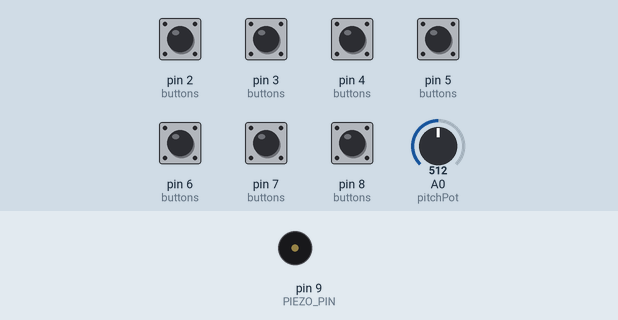
Simulated run of this sketch. Board: Arduino Uno, built with avr-gcc and run on an emulated ATmega328P. On the bench: buzzer (waves = sounding). The test bench sets the inputs (shaded band); at power-on: pin 2 (buttons), pin 3 (buttons), pin 4 (buttons), pin 5 (buttons), pin 6 (buttons), pin 7 (buttons), pin 8 (buttons) HIGH, A0 (pitchPot) = 512.

Above: at 1.2 s.
1.3 s: pin 2 (buttons) pulled LOW for 0.15 s
At 1.42 s:
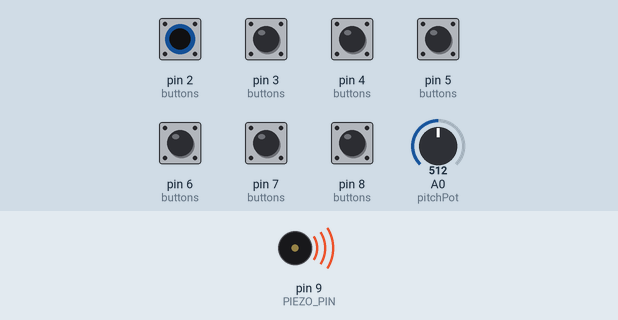
Timing chart, 0 to 4.3 s (numbered marks = the images above; inputs shaded):
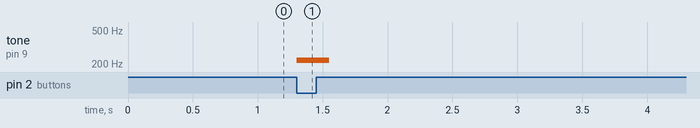

Measured:
- after the input at 1.3 s, tone on pin 9 (PIEZO_PIN): silent → 220 Hz at once, → silent 0.25 s later

The sketch:

buzzer_keyboard.ino
```cpp
/*************************************************
 * Buzzer Keyboard Example
 *
 * Author: James Saunders
 *************************************************/

#include "midiNote2Frequency.h"

#define NUM_BUTTONS 7
#define PIEZO_PIN 9

const uint8_t button1 = 2;
const uint8_t button2 = 3;
const uint8_t button3 = 4;
const uint8_t button4 = 5;
const uint8_t button5 = 6;
const uint8_t button6 = 7;
const uint8_t button7 = 8;
const int pitchPot = 0;  // A0 input

const uint8_t buttons[NUM_BUTTONS] = {button1, button2, button3, button4, button5, button6, button7};
const uint8_t midiNotes[NUM_BUTTONS] = {MIDI_A3, MIDI_B3, MIDI_C4, MIDI_D4, MIDI_E4, MIDI_F4, MIDI_G4};

float pitchVariance;
int currentNote;

// The readings from the analog input.
const int numReadings = 10;
int readings[numReadings];
// The index of the current reading.
int readIndex = 0;

void setup() {
  // Initialize buttons.
  for (int i = 0; i < NUM_BUTTONS; i++) {
    pinMode(buttons[i], INPUT_PULLUP);
  }

  // Initialize all the pitch shift readings to 0.
  for (int thisReading = 0; thisReading < numReadings; thisReading++) {
    readings[thisReading] = 0;
  }
}

void loop() {
  readKeys();
  readPitch();
}

void readKeys() {
  for (int i = 0; i < NUM_BUTTONS; i++) {
    int midiNote = midiNotes[i];
    if (digitalRead(buttons[i]) == LOW) {
      if (midiNote != currentNote) {
        noTone(PIEZO_PIN);
        currentNote = midiNote;
      }

      // Lookup frequency from MIDI Note.
      int frequency = freqFromMidiNote(midiNote);

      // Apply pitch variance.
      int pitch = frequency * pow(2, (pitchVariance / 12));

      // Play Note.
      tone(PIEZO_PIN, pitch, 100);
    }
  }
}

void readPitch() {
  int reading = analogRead(pitchPot);

  // Smooth readings by averaging values.
  readings[readIndex] = reading;
  // Advance to the next position in the array.
  readIndex = readIndex + 1;

  int average = arrayAverage(readings, numReadings);

  // If we're at the end of the array wrap around to the beginning.
  if (readIndex >= numReadings) {
    readIndex = 0;
  }

  pitchVariance = mapfloat(average, 0, 1023, -2, 2);
}

float arrayAverage(int * array, int len) {
  long sum = 0L ;  // Sum will be larger than an item, long for safety.
  for (int i = 0 ; i < len ; i++) {
    sum += array [i];
  }
  return  ((float) sum) / len ;  // Average will be fractional, so float may be appropriate.
}

float mapfloat(float x, float in_min, float in_max, float out_min, float out_max) {
  return (x - in_min) * (out_max - out_min) / (in_max - in_min) + out_min;
}
```

midiNote2Frequency.h
```cpp
/*************************************************
 * MIDI Note to Frequency Map
 *
 * Author: James Saunders
 * Source: https://www.inspiredacoustics.com/en/MIDI_note_numbers_and_center_frequencies
 *************************************************/

#define MIDI_G9  127
#define MIDI_FS9 126
#define MIDI_F9  125
#define MIDI_E9  124
#define MIDI_DS9 123
#define MIDI_D9  122
#define MIDI_CS9 121
#define MIDI_C9  120
#define MIDI_B8  119
#define MIDI_AS8 118
#define MIDI_A8  117
#define MIDI_GS8 116
#define MIDI_G8  115
#define MIDI_FS8 114
#define MIDI_F8  113
#define MIDI_E8  112
#define MIDI_DS8 111
#define MIDI_D8  110
#define MIDI_CS8 109
#define MIDI_C8  108
#define MIDI_B7  107
#define MIDI_AS7 106
#define MIDI_A7  105
#define MIDI_GS7 104
#define MIDI_G7  103
#define MIDI_FS7 102
#define MIDI_F7  101
#define MIDI_E7  100
#define MIDI_DS7 99
#define MIDI_D7  98
#define MIDI_CS7 97
#define MIDI_C7  96
#define MIDI_B6  95
#define MIDI_AS6 94
#define MIDI_A6  93
#define MIDI_GS6 92
#define MIDI_G6  91
#define MIDI_FS6 90
#define MIDI_F6  89
#define MIDI_E6  88
#define MIDI_DS6 87
#define MIDI_D6  86
#define MIDI_CS6 85
#define MIDI_C6  84
#define MIDI_B5  83
#define MIDI_AS5 82
#define MIDI_A5  81
#define MIDI_GS5 80
#define MIDI_G5  79
#define MIDI_FS5 78
#define MIDI_F5  77
#define MIDI_E5  76
#define MIDI_DS5 75
#define MIDI_D5  74
#define MIDI_CS5 73
#define MIDI_C5  72
#define MIDI_B4  71
#define MIDI_AS4 70
#define MIDI_A4  69
#define MIDI_GS4 68
#define MIDI_G4  67
#define MIDI_FS4 66
#define MIDI_F4  65
#define MIDI_E4  64
#define MIDI_DS4 63
#define MIDI_D4  62
#define MIDI_CS4 61
#define MIDI_C4  60
#define MIDI_B3  59
#define MIDI_AS3 58
#define MIDI_A3  57
#define MIDI_GS3 56
#define MIDI_G3  55
#define MIDI_FS3 54
#define MIDI_F3  53
#define MIDI_E3  52
#define MIDI_DS3 51
#define MIDI_D3  50
#define MIDI_CS3 49
#define MIDI_C3  48
#define MIDI_B2  47
#define MIDI_AS2 46
#define MIDI_A2  45
#define MIDI_GS2 44
#define MIDI_G2  43
#define MIDI_FS2 42
#define MIDI_F2  41
#define MIDI_E2  40
#define MIDI_DS2 39
#define MIDI_D2  38
#define MIDI_CS2 37
#define MIDI_C2  36
#define MIDI_B1  35
#define MIDI_AS1 34
#define MIDI_A1  33
#define MIDI_GS1 32
#define MIDI_G1  31
#define MIDI_FS1 30
#define MIDI_F1  29
#define MIDI_E1  28
#define MIDI_DS1 27
#define MIDI_D1  26
#define MIDI_CS1 25
#define MIDI_C1  24
#define MIDI_B0  23
#define MIDI_AS0 22
#define MIDI_A0  21

#define FREQ_G9  12543
#define FREQ_FS9 11839
#define FREQ_F9  11175
#define FREQ_E9  10548
#define FREQ_DS9 9956
#define FREQ_D9  9397
#define FREQ_CS9 8869
#define FREQ_C9  8372
#define FREQ_B8  7902
#define FREQ_AS8 7458
#define FREQ_A8  7040
#define FREQ_GS8 6644
#define FREQ_G8  6271
#define FREQ_FS8 5919
#define FREQ_F8  5587
#define FREQ_E8  5274
#define FREQ_DS8 4978
#define FREQ_D8  4698
#define FREQ_CS8 4434
#define FREQ_C8  4186
#define FREQ_B7  3951
#define FREQ_AS7 3729
#define FREQ_A7  3520
#define FREQ_GS7 3322
#define FREQ_G7  3135
#define FREQ_FS7 2959
#define FREQ_F7  2793
#define FREQ_E7  2637
#define FREQ_DS7 2489
#define FREQ_D7  2349
#define FREQ_CS7 2217
#define FREQ_C7  2093
#define FREQ_B6  1975
#define FREQ_AS6 1864
#define FREQ_A6  1760
#define FREQ_GS6 1661
#define FREQ_G6  1567
#define FREQ_FS6 1479
#define FREQ_F6  1396
#define FREQ_E6  1318
#define FREQ_DS6 1244
#define FREQ_D6  1174
#define FREQ_CS6 1108
#define FREQ_C6  1046
#define FREQ_B5  987
#define FREQ_AS5 932
#define FREQ_A5  880
#define FREQ_GS5 830
#define FREQ_G5  783
#define FREQ_FS5 739
#define FREQ_F5  698
#define FREQ_E5  659
#define FREQ_DS5 622
#define FREQ_D5  587
#define FREQ_CS5 554
#define FREQ_C5  523
#define FREQ_B4  493
#define FREQ_AS4 466
#define FREQ_A4  440
#define FREQ_GS4 415
#define FREQ_G4  392
#define FREQ_FS4 369
#define FREQ_F4  349
#define FREQ_E4  329
#define FREQ_DS4 311
#define FREQ_D4  293
#define FREQ_CS4 277
#define FREQ_C4  261
#define FREQ_B3  246
#define FREQ_AS3 233
#define FREQ_A3  220
#define FREQ_GS3 207
#define FREQ_G3  196
#define FREQ_FS3 185
#define FREQ_F3  174
#define FREQ_E3  164
#define FREQ_DS3 155
#define FREQ_D3  146
#define FREQ_CS3 138
#define FREQ_C3  130
#define FREQ_B2  123
#define FREQ_AS2 116
#define FREQ_A2  110
#define FREQ_GS2 103
#define FREQ_G2  98
#define FREQ_FS2 92
#define FREQ_F2  87
#define FREQ_E2  82
#define FREQ_DS2 77
#define FREQ_D2  73
#define FREQ_CS2 69
#define FREQ_C2  65
#define FREQ_B1  61
#define FREQ_AS1 58
#define FREQ_A1  55
#define FREQ_GS1 51
#define FREQ_G1  49
#define FREQ_FS1 46
#define FREQ_F1  43
#define FREQ_E1  41
#define FREQ_DS1 38
#define FREQ_D1  36
#define FREQ_CS1 34
#define FREQ_C1  32
#define FREQ_B0  30
#define FREQ_AS0 29
#define FREQ_A0  27

typedef struct {
  int midiNote;
  int frequency;
} MidiNotes;

#define NUM_NOTES 107

MidiNotes noteLookup[NUM_NOTES] = {
    {MIDI_G9,  FREQ_G9},
    {MIDI_FS9, FREQ_FS9},
    {MIDI_F9,  FREQ_F9},
    {MIDI_E9,  FREQ_E9},
    {MIDI_DS9, FREQ_DS9},
    {MIDI_D9,  FREQ_D9},
    {MIDI_CS9, FREQ_CS9},
    {MIDI_C9,  FREQ_C9},
    {MIDI_B8,  FREQ_B8},
    {MIDI_AS8, FREQ_AS8},
    {MIDI_A8,  FREQ_A8},
    {MIDI_GS8, FREQ_GS8},
    {MIDI_G8,  FREQ_G8},
    {MIDI_FS8, FREQ_FS8},
    {MIDI_F8,  FREQ_F8},
    {MIDI_E8,  FREQ_E8},
    {MIDI_DS8, FREQ_DS8},
    {MIDI_D8,  FREQ_D8},
    {MIDI_CS8, FREQ_CS8},
    {MIDI_C8,  FREQ_C8},
    {MIDI_B7,  FREQ_B7},
    {MIDI_AS7, FREQ_AS7},
    {MIDI_A7,  FREQ_A7},
    {MIDI_GS7, FREQ_GS7},
    {MIDI_G7,  FREQ_G7},
    {MIDI_FS7, FREQ_FS7},
    {MIDI_F7,  FREQ_F7},
    {MIDI_E7,  FREQ_E7},
    {MIDI_DS7, FREQ_DS7},
    {MIDI_D7,  FREQ_D7},
    {MIDI_CS7, FREQ_CS7},
    {MIDI_C7,  FREQ_C7},
    {MIDI_B6,  FREQ_B6},
    {MIDI_AS6, FREQ_AS6},
    {MIDI_A6,  FREQ_A6},
    {MIDI_GS6, FREQ_GS6},
    {MIDI_G6,  FREQ_G6},
    {MIDI_FS6, FREQ_FS6},
    {MIDI_F6,  FREQ_F6},
    {MIDI_E6,  FREQ_E6},
    {MIDI_DS6, FREQ_DS6},
    {MIDI_D6,  FREQ_D6},
    {MIDI_CS6, FREQ_CS6},
    {MIDI_C6,  FREQ_C6},
    {MIDI_B5,  FREQ_B5},
    {MIDI_AS5, FREQ_AS5},
    {MIDI_A5,  FREQ_A5},
    {MIDI_GS5, FREQ_GS5},
    {MIDI_G5,  FREQ_G5},
    {MIDI_FS5, FREQ_FS5},
    {MIDI_F5,  FREQ_F5},
    {MIDI_E5,  FREQ_E5},
    {MIDI_DS5, FREQ_DS5},
    {MIDI_D5,  FREQ_D5},
    {MIDI_CS5, FREQ_CS5},
    {MIDI_C5,  FREQ_C5},
    {MIDI_B4,  FREQ_B4},
    {MIDI_AS4, FREQ_AS4},
    {MIDI_A4,  FREQ_A4},
    {MIDI_GS4, FREQ_GS4},
    {MIDI_G4,  FREQ_G4},
    {MIDI_FS4, FREQ_FS4},
    {MIDI_F4,  FREQ_F4},
    {MIDI_E4,  FREQ_E4},
    {MIDI_DS4, FREQ_DS4},
    {MIDI_D4,  FREQ_D4},
    {MIDI_CS4, FREQ_CS4},
    {MIDI_C4,  FREQ_C4},
    {MIDI_B3,  FREQ_B3},
    {MIDI_AS3, FREQ_AS3},
    {MIDI_A3,  FREQ_A3},
    {MIDI_GS3, FREQ_GS3},
    {MIDI_G3,  FREQ_G3},
    {MIDI_FS3, FREQ_FS3},
    {MIDI_F3,  FREQ_F3},
    {MIDI_E3,  FREQ_E3},
    {MIDI_DS3, FREQ_DS3},
    {MIDI_D3,  FREQ_D3},
    {MIDI_CS3, FREQ_CS3},
    {MIDI_C3,  FREQ_C3},
    {MIDI_B2,  FREQ_B2},
    {MIDI_AS2, FREQ_AS2},
    {MIDI_A2,  FREQ_A2},
    {MIDI_GS2, FREQ_GS2},
    {MIDI_G2,  FREQ_G2},
    {MIDI_FS2, FREQ_FS2},
    {MIDI_F2,  FREQ_F2},
    {MIDI_E2,  FREQ_E2},
    {MIDI_DS2, FREQ_DS2},
    {MIDI_D2,  FREQ_D2},
    {MIDI_CS2, FREQ_CS2},
    {MIDI_C2,  FREQ_C2},
    {MIDI_B1,  FREQ_B1},
    {MIDI_AS1, FREQ_AS1},
    {MIDI_A1,  FREQ_A1},
    {MIDI_GS1, FREQ_GS1},
    {MIDI_G1,  FREQ_G1},
    {MIDI_FS1, FREQ_FS1},
    {MIDI_F1,  FREQ_F1},
    {MIDI_E1,  FREQ_E1},
    {MIDI_DS1, FREQ_DS1},
    {MIDI_D1,  FREQ_D1},
    {MIDI_CS1, FREQ_CS1},
    {MIDI_C1,  FREQ_C1},
    {MIDI_B0,  FREQ_B0},
    {MIDI_AS0, FREQ_AS0},
    {MIDI_A0,  FREQ_A0}
};

int freqFromMidiNote(int midiNote) {
  for (int i = 0; i < NUM_NOTES; i++) {
    if (noteLookup[i].midiNote == midiNote) {
      return noteLookup[i].frequency;
    }
  }

  return 0;
}
```
